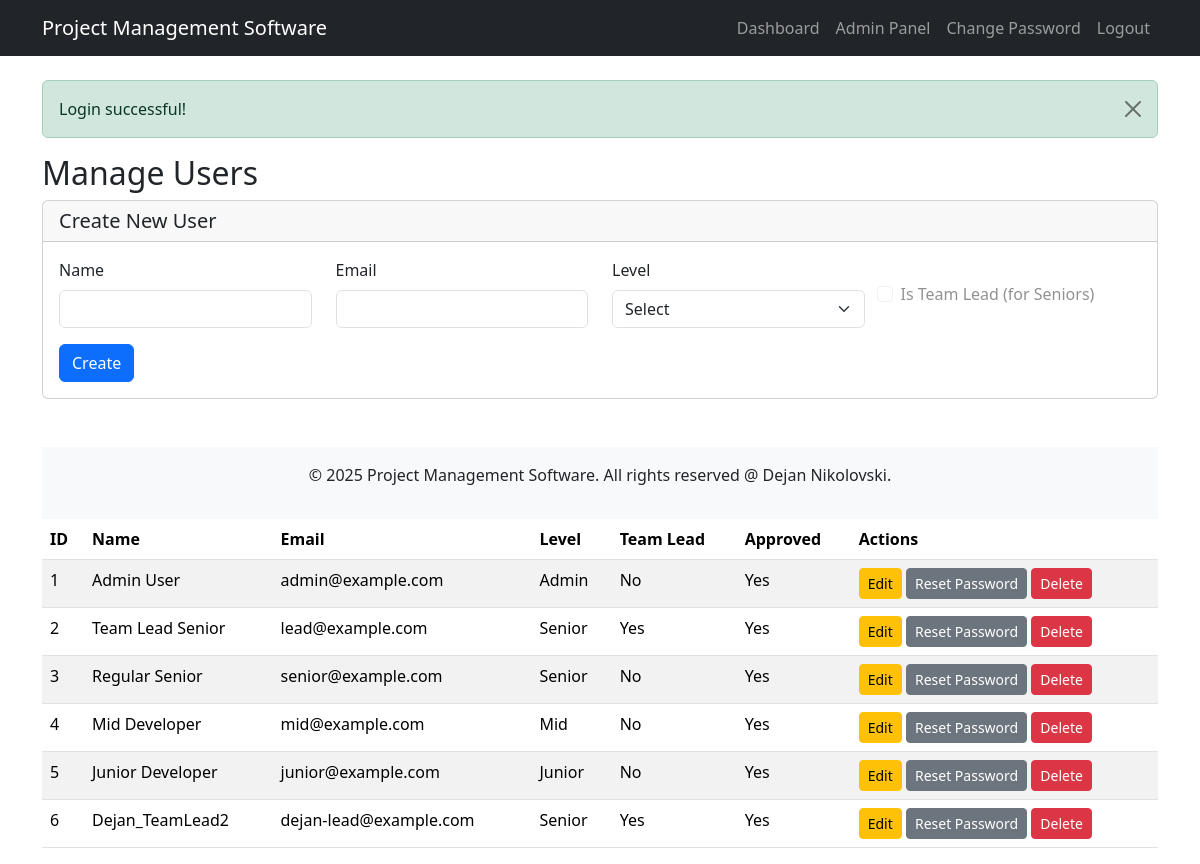
Before: /index.php?page=admin_users (signed in) with the older database file.
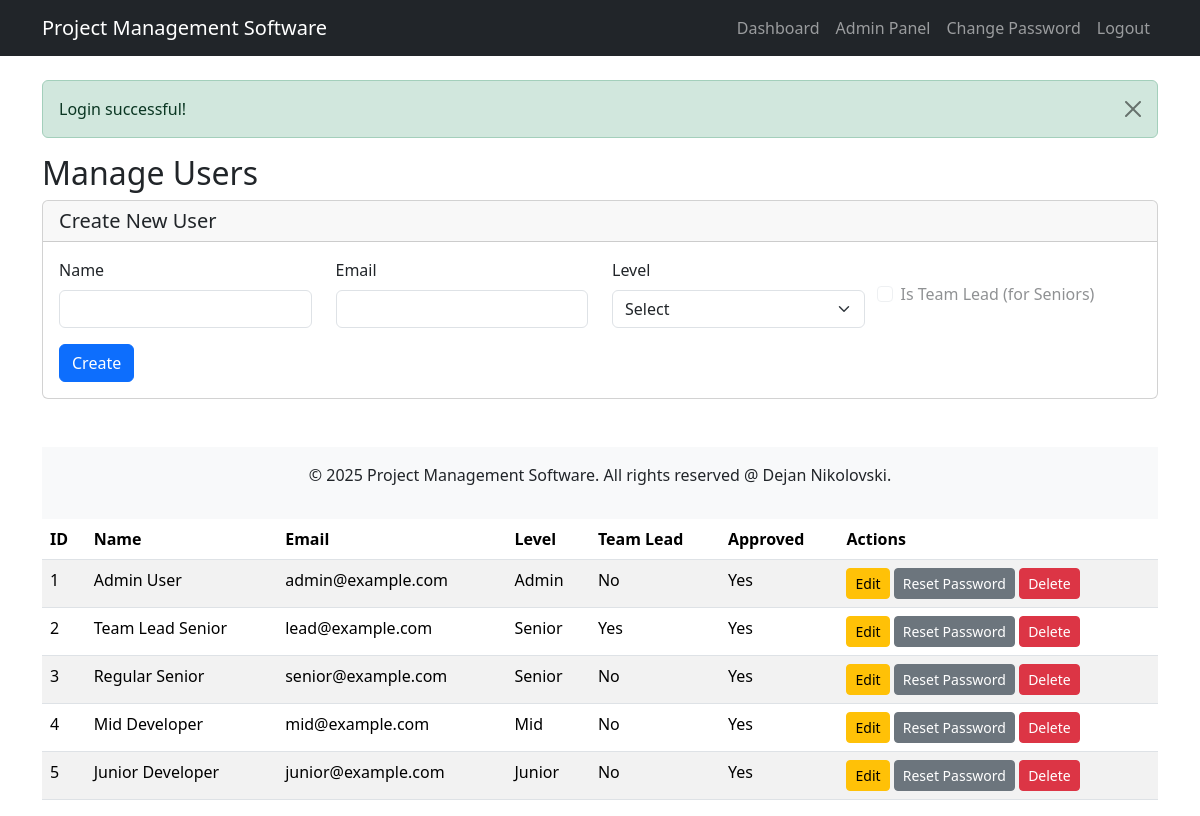
After: the same page with the newer database file.
### tables this page shows
CREATE TABLE `users` (
  `id` int(11) NOT NULL,
  `name` varchar(255) NOT NULL,
  `email` varchar(255) NOT NULL,
  `password` varchar(255) NOT NULL,
  `level` enum('Admin','Senior','Mid','Junior') NOT NULL,
  `is_team_lead` tinyint(1) DEFAULT 0,
  `is_approved` tinyint(1) DEFAULT 0
);

### includes/config.php (called while the page is built, shortened)
<?php
class Config
{
  public static function getBaseUrl()
  {
    $protocol = (isset($_SERVER['HTTPS']) && $_SERVER['HTTPS'] !== 'off') ? 'https://' : 'http://';
    $host = $_SERVER['HTTP_HOST'];
    $script_name = $_SERVER['SCRIPT_NAME'];
    $basePath = preg_replace('/\/controllers\/[^\/]*$/', '', $script_name);
    if ($basePath === $script_name) {
      $basePath = dirname($script_name);
    }
    $basePath = rtrim($basePath, '/\\');
    return $protocol . $host . $basePath . '/';
  }
}

### models/User.php (called while the page is built, shortened)
<?php
class User
{
  public static function getAll()
  {
    $db = Database::getInstance();
    $stmt = $db->query('SELECT * FROM users');
    return $stmt->fetchAll();
  }
}

### views/admin_users.php (the view, shortened to what this page needs)
<?php
$users = User::getAll();
?>
<h2>Manage Users</h2>
<div class="card mb-4">
  <h5 class="card-header">Create New User</h5>
  <div class="card-body">
    <form method="POST" action="<?= Config::getBaseUrl() ?>controllers/user_controller.php">
      <div class="row">
        <div class="col-md-3 mb-3">
          <label for="name" class="form-label">Name</label>
          <input type="text" class="form-control" id="name" name="name" required>
        </div>
        <div class="col-md-3 mb-3">
          <label for="email" class="form-label">Email</label>
          <input type="email" class="form-control" id="email" name="email" required>
        </div>
        <div class="col-md-3 mb-3">
          <label for="level" class="form-label">Level</label>
          <select class="form-select" id="level" name="level" required>
            <option value="">Select</option>
          </select>
        </div>
        <div class="col-md-3 mb-3 form-check mt-4">
          <input type="checkbox" class="form-check-input" id="is_team_lead" name="is_team_lead">
          <label class="form-check-label" for="is_team_lead">Is Team Lead (for Seniors)</label>
        </div>
      </div>
      <button type="submit" class="btn btn-primary">Create</button>
    </form>
  </div>
</div>
<table class="table table-striped">
  <thead>
    <tr>
      <th>ID</th>
      <th>Name</th>
      <th>Email</th>
      <th>Level</th>
      <th>Team Lead</th>
      <th>Approved</th>
      <th>Actions</th>
    </tr>
  </thead>
  <tbody>
    <?php foreach ($users as $user): ?>
      <tr>
        <td><?= $user['id'] ?></td>
        <td><?= htmlspecialchars($user['name']) ?></td>
        <td><?= htmlspecialchars($user['email']) ?></td>
        <td><?= htmlspecialchars($user['level']) ?></td>
        <td><?= $user['is_team_lead'] ? 'Yes' : 'No' ?></td>
        <td><?= $user['is_approved'] ? 'Yes' : 'No' ?></td>
        <td>
          <button class="btn btn-sm btn-warning" data-bs-toggle="modal" data-bs-target="#editUserModal<?= $user['id'] ?>">Edit</button>
          <form method="POST" action="<?= Config::getBaseUrl() ?>controllers/user_controller.php" class="d-inline" onsubmit="return confirm('Are you sure you want to reset the password?');">
            <button type="submit" class="btn btn-sm btn-secondary">Reset Password</button>
          </form>
          <form method="POST" action="<?= Config::getBaseUrl() ?>controllers/user_controller.php" class="d-inline" onsubmit="return confirm('Delete user?');">
            <button type="submit" class="btn btn-sm btn-danger">Delete</button>
          </form>
        </td>
      </tr>
    <?php endforeach; ?>

Changed rows visible on the page:
removed users: id "6", name "Dejan_TeamLead2", email "dejan-lead@example.com", level "Senior", is_team_lead "Yes", is_approved "Yes"
